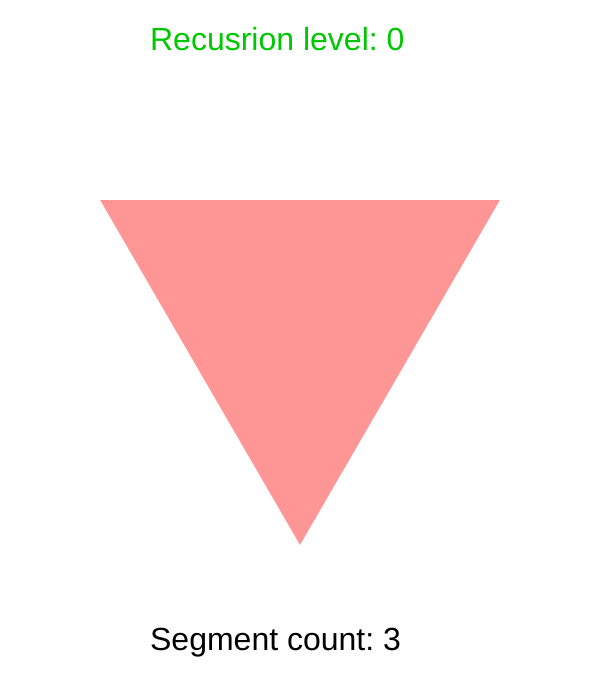
Frame 1 (no input)
Frame 60 (no input): identical to frame 1, image omitted
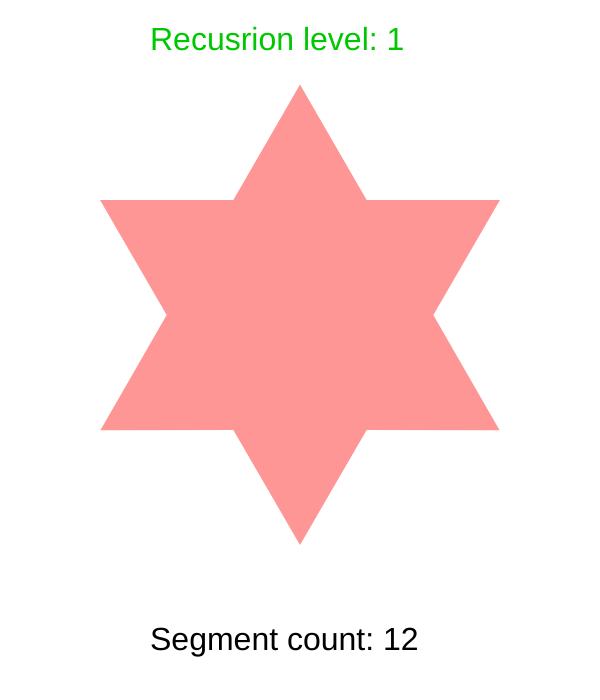
Frame 120 (the mouse pressed at the canvas centre since frame 60)

The p5.js sketch that drew these frames (run headless with seeded random() and noise() and a simulated clock; from frame 60 on, the mouse is pressed at the canvas centre):

// p5.js sketch
// ── sketch.js

let segments = [];
let lvl = 0;

function setup() {
    createCanvas(600, 700);

    let a = createVector(100, 200);
    let b = createVector(500, 200);
    let c = createVector(300, 545);
    let s1 = new Segment(a, b);
    let s2 = new Segment(b, c);
    let s3 = new Segment(c, a);

    segments.push(s1);
    segments.push(s2);
    segments.push(s3);

}

function mousePressed() {
    let nextGeneration = [];

    lvl += 1;

    for (let s of segments) {
        let children = s.generate();
        nextGeneration = nextGeneration.concat(children);
    }

    segments = nextGeneration;
}

function draw() {
    background(255);

    noStroke();
    switch (lvl) {
        case 0:
        case 1:
        case 2: fill(0, 200, 0); break;
        case 3:
        case 4: fill(0, 0, 255); break;
        case 5:
        case 6: fill(255, 0, 0); break;
        default: fill(255, 0, 0);
    }

    textSize(32);
    text("Recusrion level: " + lvl, width / 4, 50);

    fill(0);
    text("Segment count: " + segments.length, width / 4, height - 50);


    beginShape();
    for (let s of segments) {
        vertex(s.a.x, s.a.y);
    }
    fill(255, 150, 150);
    endShape(CLOSE);
}

// ── segment.js

class Segment {
    constructor(a, b) {
        this.a = a;
        this.b = b;
    }

    generate() {
        let children = [];

        let v = p5.Vector.sub(this.b, this.a);
        v.div(3);

        // Segment 0
        let b1 = p5.Vector.add(this.a, v);
        children[0] = new Segment(this.a, b1);

        // Segment 3
        let a1 = p5.Vector.sub(this.b, v);
        children[3] = new Segment(a1, this.b);

        v.rotate(-PI / 3);

        // Segment 1
        let c = p5.Vector.add(b1, v);
        children[1] = new Segment(b1, c);

        // Segment 2
        children[2] = new Segment(c, a1);

        return children;
    }
}
